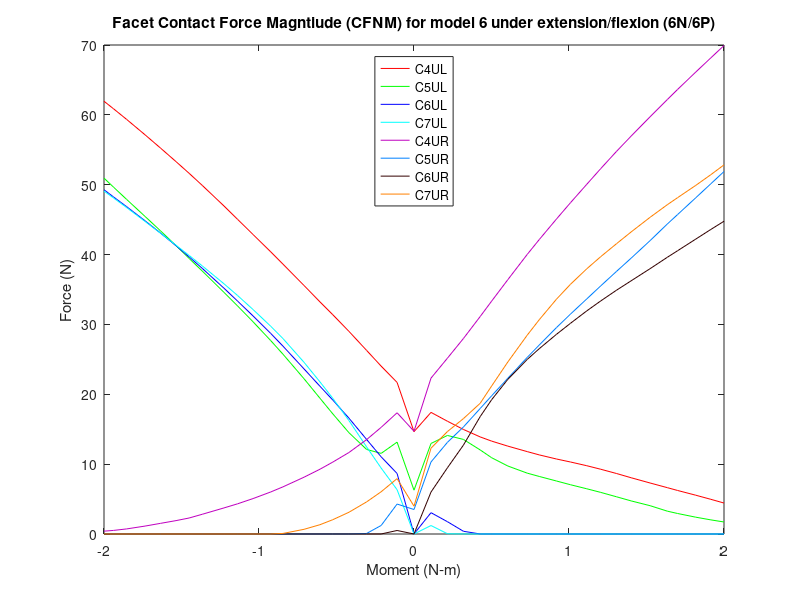

Source code (MATLAB):
%% Facet contact force magnitude (N)
% model6_LatSlide_NoTether/6n & 6p
clear all;
%% 6P
figure (21)

c4ulxp=[2 2.05486 2.10789 2.15953 2.21347 2.25039 2.30255 2.36524 2.40407 2.45974 2.50483 2.55731 2.60253 2.65367 2.70049 2.76158 2.81718 2.85019 2.90883 2.95766 3]-2;
c4ulyp=[14.6488 17.4094 16.1425 14.9629 13.8982 13.2982 12.5807 11.7944 11.3232 10.7348 10.3072 9.77522 9.26764 8.65503 8.05185 7.30165 6.63417 6.23283 5.55411 4.96344 4.43262];

c4urxp=[2 2.05486 2.10789 2.15953 2.21347 2.25039 2.30255 2.36524 2.40407 2.45974 2.50483 2.55731 2.60253 2.65367 2.70049 2.76158 2.81718 2.85019 2.90883 2.95766 3]-2;
c4uryp=[14.7076 22.317 25.1717 27.9906 31.1303 33.3331 36.4008 40.0224 42.1501 45.0973 47.4261 50.0589 52.3124 54.7915 56.964 59.7267 62.1912 63.6342 66.125 68.1638 69.9246 ];

c5ulxp=[2 2.05486 2.10789 2.15953 2.21347 2.25039 2.30255 2.36524 2.40407 2.45974 2.50483 2.55731 2.60253 2.65367 2.70049 2.76158 2.81718 2.85019 2.90883 2.95766 3]-2;
c5ulyp=[6.27424 12.9628 14.1071 13.5378 12.0361 10.9211 9.73515 8.71214 8.23847 7.58509 7.05188 6.47401 5.95477 5.32292 4.73757 4.05309 3.27004 2.93669 2.40824 2.02108 1.72086 ];

c5urxp=[2 2.05486 2.10789 2.15953 2.21347 2.25039 2.30255 2.36524 2.40407 2.45974 2.50483 2.55731 2.60253 2.65367 2.70049 2.76158 2.81718 2.85019 2.90883 2.95766 3]-2;
c5uryp=[3.50635 10.311 13.1253 15.327 17.9666 19.7814 22.2889 25.2785 27.0552 29.5535 31.4817 33.6514 35.5262 37.6097 39.4883 41.9976 44.3756 45.7248 48.1272 50.1411 51.8875];

c6ulxp=[2 2.05486 2.10789 2.15953 2.21347 2.25039 2.30255 2.36524 2.40407 2.45974 2.50483 2.55731 2.60253 2.65367 2.70049 2.76158 2.81718 2.85019 2.90883 2.95766 3]-2;
c6ulyp=[0.00452584 3.052 1.75959 0.38923 0.00470151 0.00401449 0.00322314 0.00278462 0.00257249 0.00231972 0.00212354 0.00190887 0.00174289 0.00156645 0.00141766 0.00124058 0.00109403 0.00102265 0.000906776 0.000815887 0.000738684];

c6urxp=[2 2.05486 2.10789 2.15953 2.21347 2.25039 2.30255 2.36524 2.40407 2.45974 2.50483 2.55731 2.60253 2.65367 2.70049 2.76158 2.81718 2.85019 2.90883 2.95766 3]-2;
c6uryp=[0.00370054 6.00576 9.48274 12.7327 16.8041 19.2214 22.1343 24.9885 26.5301 28.5897 30.164 31.9383 33.3706 34.9115 36.2459 37.9826 39.6123 40.5471 42.2134 43.6001 44.7714 ];

c7ulxp=[2 2.05486 2.10789 2.15953 2.21347 2.25039 2.30255 2.36524 2.40407 2.45974 2.50483 2.55731 2.60253 2.65367 2.70049 2.76158 2.81718 2.85019 2.90883 2.95766 3]-2;
c7ulyp=[0.00384918 1.21193 0.0356172 0.00466258 0.00357298 0.00306902 0.00258379 0.0021607 0.00195932 0.00169994 0.00151554 0.00132161 0.00117499 0.00102481 0.000899467 0.000742727 0.000612679 0.000540207 0.000427609 0.000350138 0.000294841];

c7urxp=[2 2.05486 2.10789 2.15953 2.21347 2.25039 2.30255 2.36524 2.40407 2.45974 2.50483 2.55731 2.60253 2.65367 2.70049 2.76158 2.81718 2.85019 2.90883 2.95766 3]-2;
c7uryp=[3.98237 12.2859 14.6667 16.5223 18.7127 21.1818 24.6195 28.4644 30.6767 33.6224 35.75 37.9624 39.7087 41.5696 43.2413 45.3362 47.1391 48.1438 49.9012 51.4418 52.8393 ];

%% 6N

c4ulxn=-1*[2 2.05457 2.10596 2.15281 2.2099 2.26199 2.30323 2.3549 2.42252 2.46212 2.51913 2.56913 2.61288 2.68319 2.72538 2.76757 2.81757 2.86757 2.92694 2.96913 3]+2;
c4ulyn=[14.6488 21.699 24.0296 26.2795 29.0095 31.3924 33.2221 35.58 38.6233 40.3908 42.8707 45.0442 46.953 49.9095 51.6322 53.3028 55.2406 57.1446 59.3484 60.8664 61.9481];

c4urxn=-1*[2 2.05457 2.10596 2.15281 2.2099 2.26199 2.30323 2.3549 2.42252 2.46212 2.51913 2.56913 2.61288 2.68319 2.72538 2.76757 2.81757 2.86757 2.92694 2.96913 3]+2;
c4uryn=[14.7076 17.3534 15.2677 13.5162 11.6653 10.2939 9.27558 8.12804 6.75273 6.01879 5.07201 4.32095 3.73485 2.82264 2.29041 1.91774 1.52559 1.13492 0.728703 0.514132 0.407385];

c5ulxn=-1*[2 2.05457 2.10596 2.15281 2.2099 2.26199 2.30323 2.3549 2.42252 2.46212 2.51913 2.56913 2.61288 2.68319 2.72538 2.76757 2.81757 2.86757 2.92694 2.96913 3]+2;
c5ulyn=[6.27424 13.1513 11.5406 12.103 14.5041 17.2022 19.4277 22.2334 25.7291 27.6825 30.3761 32.6479 34.5856 37.6498 39.4506 41.2689 43.3928 45.458 47.8953 49.6475 50.9389];

c5urxn=-1*[2 2.05457 2.10596 2.15281 2.2099 2.26199 2.30323 2.3549 2.42252 2.46212 2.51913 2.56913 2.61288 2.68319 2.72538 2.76757 2.81757 2.86757 2.92694 2.96913 3]+2;
c5uryn=[3.50635 4.28653 1.22126 0.0775894 0.0045791 0.0043647 0.00420733 0.00404186 0.00381415 0.00367439 0.00346877 0.00329494 0.00314697 0.00291097 0.00276226 0.00261404 0.00243095 0.00225074 0.00204283 0.00189766 0.00179349];

c6ulxn=-1*[2 2.05457 2.10596 2.15281 2.2099 2.26199 2.30323 2.3549 2.42252 2.46212 2.51913 2.56913 2.61288 2.68319 2.72538 2.76757 2.81757 2.86757 2.92694 2.96913 3]+2;
c6ulyn=[0.00452584 8.66433 11.0483 13.5324 16.5832 19.177 21.1428 23.6399 26.8851 28.7099 31.2144 33.3417 35.1808 38.0314 39.6709 41.2653 43.0791 44.8347 46.8538 48.2437 49.2805];

c6urxn=-1*[2 2.05457 2.10596 2.15281 2.2099 2.26199 2.30323 2.3549 2.42252 2.46212 2.51913 2.56913 2.61288 2.68319 2.72538 2.76757 2.81757 2.86757 2.92694 2.96913 3]+2;
c6uryn=[0.00370054 0.502663 0.00417875 0.00332339 0.00277827 0.00243261 0.00219141 0.00192446 0.00163233 0.0014933 0.00130654 0.00116447 0.00105065 0.000880159 0.00078364 0.000686419 0.000585564 0.000493976 0.000396095 0.000329756 0.000284085 ];

c7ulxn=-1*[2 2.05457 2.10596 2.15281 2.2099 2.26199 2.30323 2.3549 2.42252 2.46212 2.51913 2.56913 2.61288 2.68319 2.72538 2.76757 2.81757 2.86757 2.92694 2.96913 3]+2;
c7ulyn=[0.00384918 6.3426 9.4377 12.4649 16.2386 19.4221 21.7702 24.5855 27.9705 29.7369 32.1323 34.1395 35.8176 38.3851 39.8761 41.3377 43.0522 44.7433 46.7292 48.1017 49.0855];

c7urxn=-1*[2 2.05457 2.10596 2.15281 2.2099 2.26199 2.30323 2.3549 2.42252 2.46212 2.51913 2.56913 2.61288 2.68319 2.72538 2.76757 2.81757 2.86757 2.92694 2.96913 3]+2;
c7uryn=[3.98237 7.92974 6.04713 4.59886 3.11179 2.04801 1.33279 0.668924 0.0813686 0.00284331 0.00244431 0.00226498 0.00211022 0.00186379 0.00172128 0.00158795 0.0014356 0.00129127 0.00113403 0.00103474 0.000970096];
%% left

c4xl=2*[flip(c4ulxn(2:21)),c4ulxp];
c4yl=[flip(c4ulyn(2:21)),c4ulyp];
a=plot(c4xl,c4yl,'r');
hold on

c5xl=2*[flip(c5ulxn(2:21)),c5ulxp];
c5yl=[flip(c5ulyn(2:21)),c5ulyp];
b=plot(c5xl,c5yl,'g');
hold on

c6xl=2*[flip(c6ulxn(2:21)),c6ulxp];
c6yl=[flip(c6ulyn(2:21)),c6ulyp];
c=plot(c6xl,c6yl,'b');
hold on

c7xl=2*[flip(c7ulxn(2:21)),c7ulxp];
c7yl=[flip(c7ulyn(2:21)),c7ulyp];
d=plot(c7xl,c7yl,'c');
hold on
%% Right

c4xr=2*[flip(c4urxn(2:21)),c4urxp];
c4yr=[flip(c4uryn(2:21)),c4uryp];
e=plot(c4xr,c4yr,'color',[0.75, 0, 0.75]);
hold on

c5xr=2*[flip(c5urxn(2:21)),c5urxp];
c5yr=[flip(c5uryn(2:21)),c5uryp];
f=plot(c5xr,c5yr,'color',[0 0.5 1]);
hold on

c6xr=2*[flip(c6urxn(2:21)),c6urxp];
c6yr=[flip(c6uryn(2:21)),c6uryp];
g=plot(c6xr,c6yr,'color',[0.2 0 0]);
hold on

c7xr=2*[flip(c7urxn(2:21)),c7urxp];
c7yr=[flip(c7uryn(2:21)),c7uryp];
h=plot(c7xr,c7yr,'color',[1 .5 0]);

leg=[a,b,c,d,e,f,g,h];
title('Facet Contact Force Magntiude (CFNM) for model 6 under extension/flexion (6N/6P)')
xlabel('Moment (N-m)')
ylabel('Force (N)')
legend(leg,'C4UL','C5UL','C6UL','C7UL','C4UR','C5UR','C6UR','C7UR','location','north')
